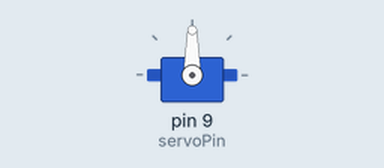
Simulated run of this sketch. Board: Arduino Uno, built with avr-gcc and run on an emulated ATmega328P. On the bench: servo.

Above: at 0.05 s.
Timing chart, 0 to 4.6 s (numbered marks = the images above):
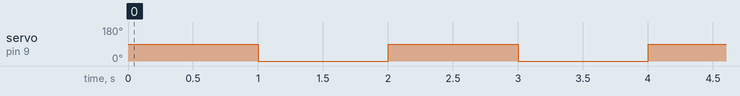

The sketch:

servo_v3.ino
```cpp
#include <Servo.h>
Servo myServo; // Create servo object to control a servo motor
int servoPin=9;

void setup() {
  myServo.attach(servoPin); // Attach the servo to pin 9
}


void loop() {
  myServo.write(90); // Move the servo to 90 degrees
  delay(1000);
  myServo.write(0); // Move the servo to 0 degrees (initial position)
    delay(1000);
  myServo.write(45); // Move the servo to 0 degrees (initial position)
}
```

Measured:
- by itself, servo on pin 9 (servoPin): alternates 90° for 1.0 s and 0° for 1.0 s
